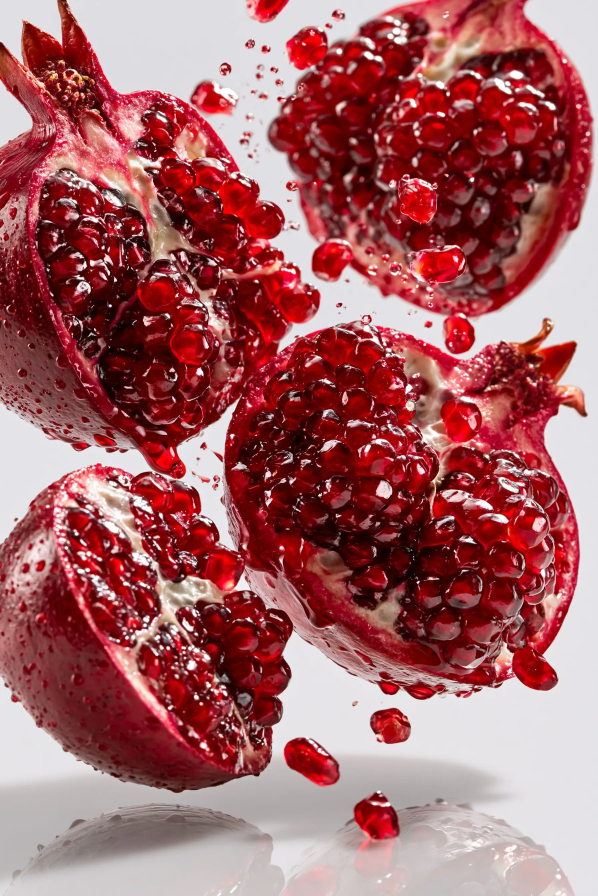
#> input picture build/source-images/pomegranate/hero-splash.webp, 1792 x 2688 px (shown at 1/3 size); its folder holds 8 pictures in this run
$ python prepare_pomegranate.py
#> lines starting #> are read from the running program, lines starting #| are printed output that depends on the picture
#!/usr/bin/env python3
"""
PAYA ORIGIN — pomegranate catalogue asset preparation.

This catalogue is deliberately not built like the kiwi or apple ones. The brief
was bold and image-led, so the grading here is pushed harder than the house
default: deeper blacks, higher saturation in the reds, and crops that go close.
Pomegranate is the one product in the range whose colour can carry a page on
its own, and the document is designed around that.

Resolution governs placement. Only three frames in the library are big enough
to run full-bleed at A4 without going soft (hero-splash and the two 2476 px
Saveh frames); everything else is placed at half-page or smaller, and the
script prints the effective dpi for every asset so the decision is checkable
rather than assumed.

Two source files were deleted rather than used, on the rule this range has
followed since the apple catalogue: a watermark means the licence was not
bought, and retouching it out does not buy one.

  badrud-market.jpg   "IMNA IMAGES / IMNANEWS" across the lower right — a
                      press agency frame.
  ferdows-hand.jpg    another pomegranate exporter's logotype (انار ایران)
                      burnt into the lower left.

Three more are kept in the library but are never placed, because every fruit in
them carries another company's stickers: saveh-crates.jpg, saveh-crates2.jpg
and neyriz-crate.jpg.

Yazd has no photography in the library. Its variety page uses a general frame,
captioned as illustrative — the same treatment the Fuji gap got in the apple
catalogue, and flagged at the bottom of this file.
"""

import os
from PIL import Image, ImageEnhance, ImageFilter

HERE = os.path.dirname(__file__)
SRC = os.path.join(HERE, "source-images", "pomegranate")
OUT = os.path.join(HERE, "..", "design", "assets", "pomegranate")
os.makedirs(OUT, exist_ok=True)


def grade(im, sat=1.12, contrast=1.10, bright=1.0, warmth=0.6, crush=0.0):
    """Push the reds and deepen the shadows — the house grade, turned up."""
    im = im.convert("RGB")
    r, g, b = im.split()
    if warmth:
        r = r.point(lambda v: min(255, int(v * (1 + 0.05 * warmth))))
        b = b.point(lambda v: max(0, int(v * (1 - 0.05 * warmth))))
        im = Image.merge("RGB", (r, g, b))
    if crush:
        # pull the bottom of the tone curve down so blacks sit on the dark page
        gam = 1.0 + crush          # named so it cannot shadow the green channel
        im = Image.merge("RGB", [c.point(lambda v: int((v / 255.0) ** gam * 255)) for c in im.split()])
    im = ImageEnhance.Color(im).enhance(sat)
    im = ImageEnhance.Contrast(im).enhance(contrast)
    return ImageEnhance.Brightness(im).enhance(bright)


def sharpen(im, amount=60):
    return im.filter(ImageFilter.UnsharpMask(radius=1.5, percent=amount, threshold=3))


def place(name, src, aspect, focus=(0.5, 0.5), zoom=1.0, width=1400,
          mm_wide=None, **g):
    """Crop to an aspect, resize, grade. mm_wide reports the effective dpi."""
#> called with name = 'plate-cover', src = 'hero-splash.webp', aspect = (210, 297), focus = (0.5, 0.46), zoom = 1, width = 1800, mm_wide = 210
    im = Image.open(os.path.join(SRC, src)).convert("RGB")
#> im is the input picture: PIL image 1792x2688 RGB; mean R, G, B 165.4, 99.1, 102.2
    W, H = im.size
#> W = 1792; H = 2688
    tw, th = aspect
    target = tw / th
    if W / H > target:
        ch = H / zoom
        cw = ch * target
    else:
        cw = W / zoom
#> cw = 1792
        ch = cw / target
#> ch = 2534.4
    cw, ch = min(cw, W), min(ch, H)
    left = max(0, min(W - cw, focus[0] * W - cw / 2))
#> left = 0
    top = max(0, min(H - ch, focus[1] * H - ch / 2))
#> top = 0
    im = im.crop((int(left), int(top), int(left + cw), int(top + ch)))
#> im: PIL image 1792x2534 RGB

    width = min(width, int(cw))          # never upscale past the source
#> width = 1792
    height = int(width * th / tw)
#> height = 2534
    im = im.resize((width, height), Image.LANCZOS)
    im = sharpen(grade(im, **g))
    im.save(os.path.join(OUT, f"{name}.jpg"), quality=90, optimize=True)

    dpi = f"{width / (mm_wide / 25.4):.0f} dpi @ {mm_wide}mm" if mm_wide else ""
#> dpi = '217 dpi @ 210mm'
    print(f"  {name:<20} {src:<24} {width}x{height:<5} {dpi}")
#|   plate-cover          hero-splash.webp         1792x2534  217 dpi @ 210mm


def main():
    print("preparing pomegranate assets\n")

    # -- FULL-BLEED PLATES ---------------------------------------------------
    # The only three frames that hold up across a whole A4 page.
    place("plate-cover", "hero-splash.webp", (210, 297), focus=(0.5, 0.46),
          width=1800, mm_wide=210, sat=1.06, contrast=1.04, warmth=0.4)
    # The cover runs this as a band with the title on solid ink beneath it. The
    # frame is a light studio shot, so type set over it is unreadable whatever
    # colour it is — the fix is a ground for the type, not a scrim on the photo.
    place("cover-band", "hero-splash.webp", (210, 158), focus=(0.5, 0.30),
          width=1792, mm_wide=210, sat=1.06, contrast=1.04, warmth=0.4)
#|   cover-band           hero-splash.webp         1792x1348  217 dpi @ 210mm
    place("plate-arils", "saveh-arils.jpg", (210, 297), focus=(0.5, 0.5),
          width=1750, mm_wide=210, sat=1.16, contrast=1.12, crush=0.10)
#> call 3 of place, with name = 'plate-arils', src = 'saveh-arils.jpg', aspect = (210, 297), focus = (0.5, 0.5), zoom = 1, width = 1750, mm_wide = 210
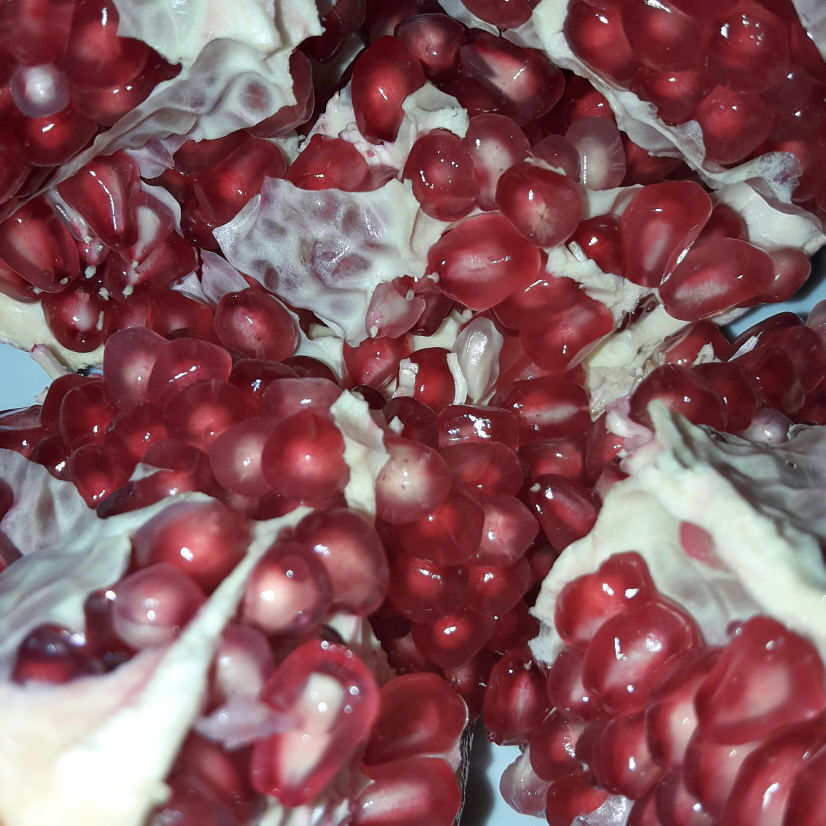
#> input picture build/source-images/pomegranate/saveh-arils.jpg, 2476 x 2476 px (shown at 1/3 size)
#> in place, im is the input picture: PIL image 2476x2476 RGB; mean R, G, B 133.5, 89, 93.8
#> call 3 of grade, with sat = 1.16, contrast = 1.12, bright = 1, warmth = 0.6, crush = 0.1
#> in grade (call 3), `r, g, b = im.split()`:
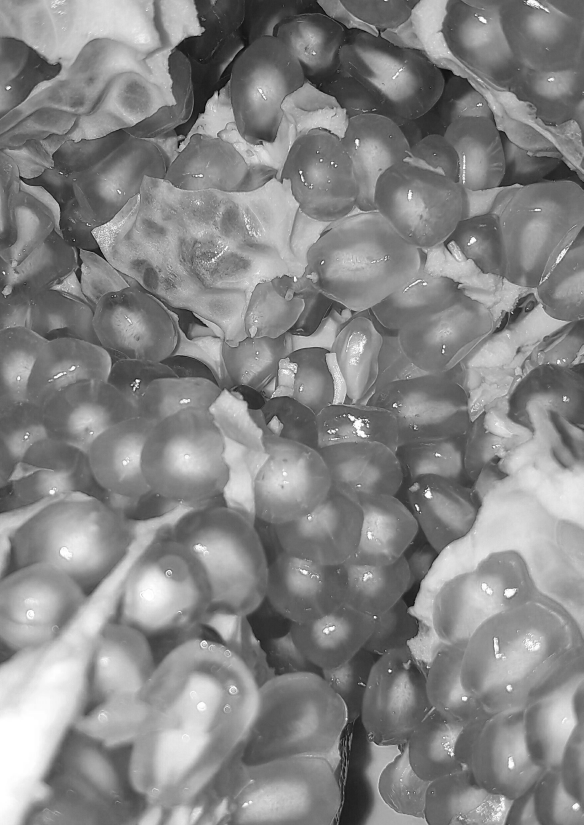
#> r: PIL image 1750x2475 L (shown at 1/3 size); min 0, max 255, mean 133.8
#|   plate-arils          saveh-arils.jpg          1750x2475  212 dpi @ 210mm
    place("plate-field", "saveh-field.jpg", (210, 297), focus=(0.5, 0.55),
          width=1750, mm_wide=210, sat=1.05, contrast=1.06)
#> call 4 of place, with name = 'plate-field', src = 'saveh-field.jpg', aspect = (210, 297), focus = (0.5, 0.55), zoom = 1, width = 1750, mm_wide = 210
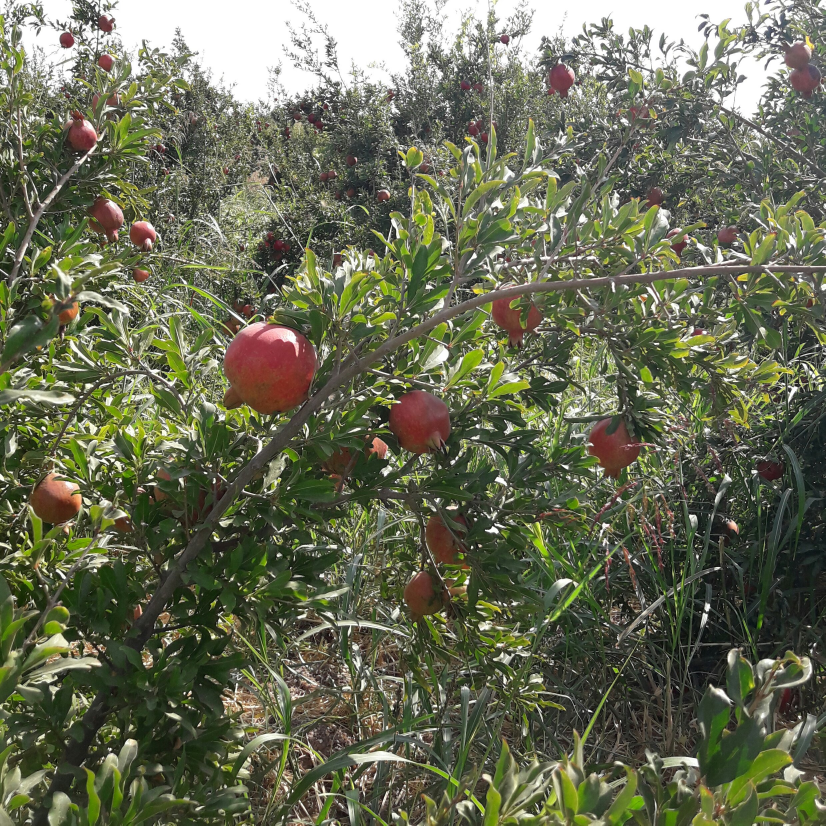
#> input picture build/source-images/pomegranate/saveh-field.jpg, 2476 x 2476 px (shown at 1/3 size)
#> in place, im is the input picture: PIL image 2476x2476 RGB; mean R, G, B 104.4, 108, 84.7
#> call 4 of grade, with sat = 1.05, contrast = 1.06, bright = 1, warmth = 0.6, crush = 0
#> in grade (call 4), `r, g, b = im.split()`:
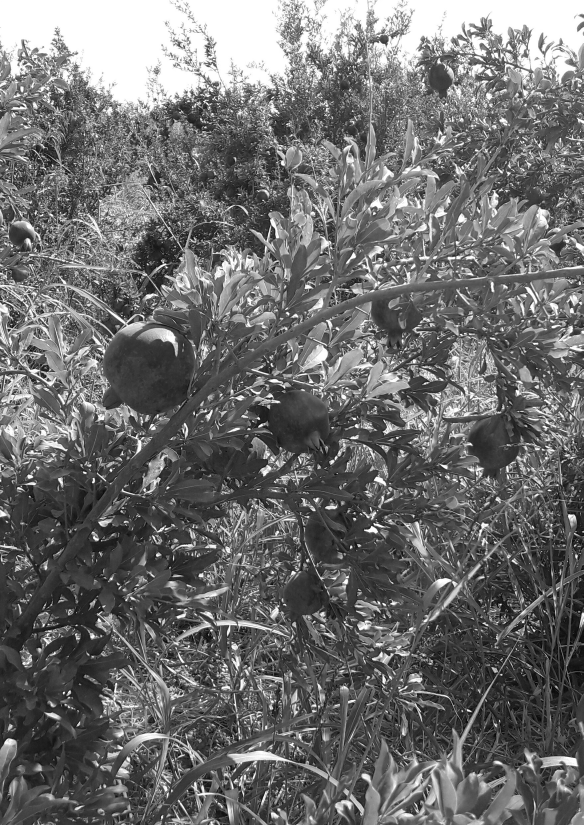
#> g: PIL image 1750x2475 L (shown at 1/3 size); min 0, max 255, mean 110
#> in grade (call 4), `r, g, b = im.split()`:
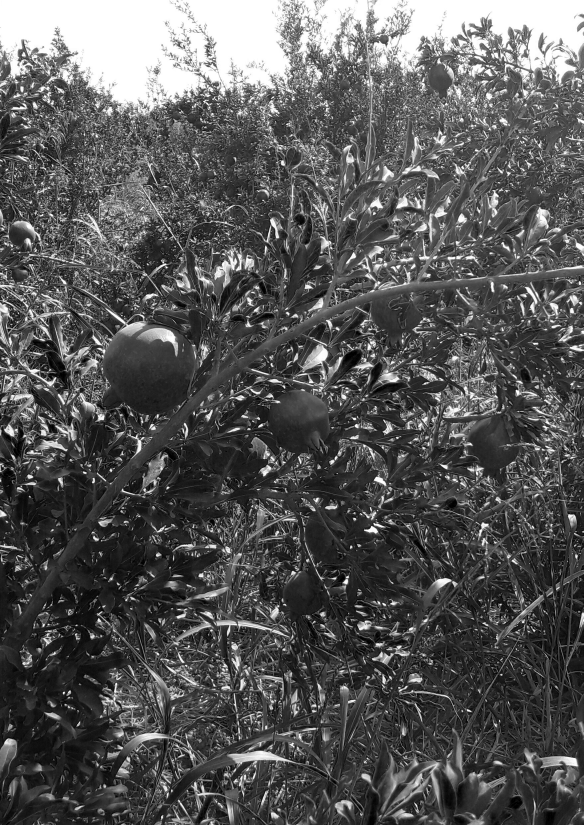
#> b: PIL image 1750x2475 L (shown at 1/3 size); min 0, max 255, mean 87.2
#|   plate-field          saveh-field.jpg          1750x2475  212 dpi @ 210mm

    # -- BANDS ---------------------------------------------------------------
    place("band-arils", "hero-arils.jpg", (16, 6), focus=(0.5, 0.5),
          width=2000, mm_wide=210, sat=1.18, contrast=1.12, crush=0.08)
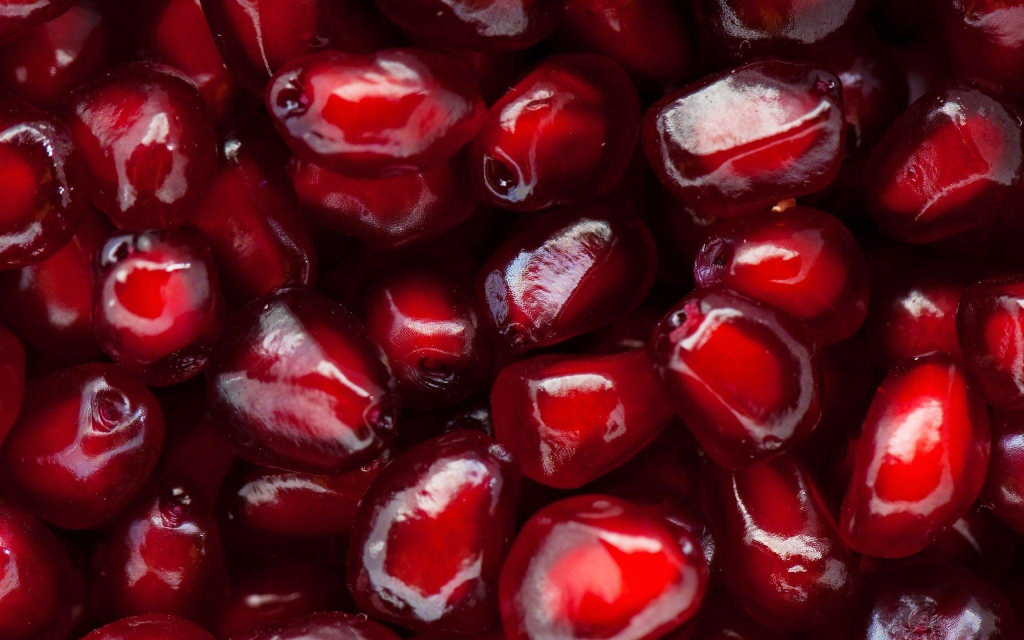
#> input picture build/source-images/pomegranate/hero-arils.jpg, 2048 x 1280 px (shown at 1/2 size)
#> in place, im is the input picture: PIL image 2048x1280 RGB; mean R, G, B 92.1, 20, 28
#> in place (call 5), `im = im.crop((int(left), int(top), int(left + cw), int(top + ch)))`:
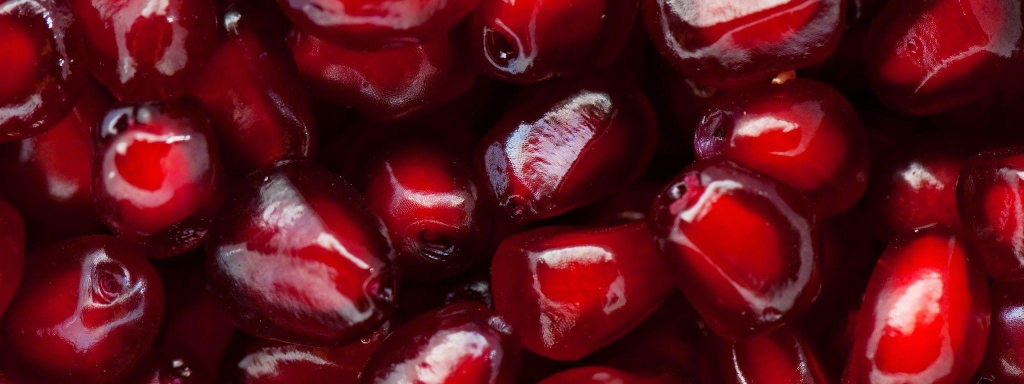
#> im: PIL image 2048x768 RGB (shown at 1/2 size); mean R, G, B 93.9, 19, 27.3
#|   band-arils           hero-arils.jpg           2000x750   242 dpi @ 210mm
    place("band-orchard", "neyriz-orchard-wide.jpg", (16, 6), focus=(0.5, 0.5),
          width=700, mm_wide=105)
    place("band-tree", "ferdows-tree.jpg", (16, 7), focus=(0.5, 0.5),
          width=1189, mm_wide=210, sat=1.06)

    # -- VARIETY FRAMES ------------------------------------------------------
    # A floor-to-ceiling half-page column was the first idea and it fails on
    # arithmetic: cropping a 525x700 frame to 105:297 leaves 247px of width,
    # which is 60 dpi. These are placed at 96mm on a 4:5 crop instead, and the
    # boldness on those pages comes from colour field and type scale — neither
    # of which costs resolution.
    place("var-saveh", "saveh-tree.jpg", (4, 5), focus=(0.5, 0.44),
          width=525, mm_wide=96, sat=1.14, contrast=1.08)
    place("var-neyriz", "neyriz-crate2.jpg", (4, 5), focus=(0.5, 0.5),
          width=525, mm_wide=96, sat=1.12, contrast=1.08)
    place("var-ferdows", "ferdows-large.jpg", (4, 5), focus=(0.5, 0.52),
          width=800, mm_wide=96, sat=1.10, contrast=1.06)
    place("var-yazd", "hero-still.webp", (4, 5), focus=(0.5, 0.48),
          width=800, mm_wide=96, sat=1.12, contrast=1.10, crush=0.06)
    place("var-badrud", "badrud-pile.jpg", (4, 5), focus=(0.5, 0.5),
          width=584, mm_wide=96, sat=1.12, contrast=1.08)

    # -- SUPPORTING FRAMES ---------------------------------------------------
    # The three squares run as a strip beneath the comparison matrix, at 54 mm.
    place("sq-arils-ferdows", "ferdows-arils.jpg", (1, 1), width=800, mm_wide=54,
          sat=1.18, contrast=1.10)
    place("sq-arils-badrud", "badrud-arils.webp", (1, 1), focus=(0.5, 0.5),
          width=470, mm_wide=54, sat=1.16)
    place("sq-hand", "neyriz-hands.jpg", (1, 1), focus=(0.5, 0.5), width=394,
          mm_wide=54, sat=1.10)
    place("sq-halved", "hero-halved.jpg", (1, 1), focus=(0.5, 0.42), width=676,
          mm_wide=70, sat=1.14, contrast=1.08)

    # Packing and handling. Aspects are cut to the slot each one occupies rather
    # than to a tidy 4:3, because a second crop in CSS throws away resolution
    # these sources have none of to spare.
    place("pk-nets", "neyriz-nets.jpg", (120, 74), focus=(0.5, 0.5), width=700,
          mm_wide=120, sat=1.10)
    place("pk-transport", "neyriz-packed2.jpg", (56, 76), focus=(0.5, 0.42),
          width=315, mm_wide=56, sat=1.10)
    place("sc-cut", "neyriz-split.jpg", (6, 7), focus=(0.5, 0.58), width=525,
          mm_wide=96, sat=1.12, contrast=1.06)
    # Named for what it shows. It arrived called "packhouse" and is nothing of
    # the kind — there is no grading or packhouse photography in this library
    # at all, which is the second gap flagged at the foot of this file.
    place("sc-tree-red", "ferdows-packhouse.jpg", (4, 3), focus=(0.5, 0.5),
          width=640, mm_wide=110, sat=1.08)

    place("sc-orchard", "neyriz-orchard.jpg", (4, 5), focus=(0.5, 0.5), width=525,
          mm_wide=70, sat=1.06)
    place("sc-branch", "branch-warm.jpg", (2, 3), focus=(0.5, 0.5), width=408,
          mm_wide=58, sat=1.12)
    place("sc-split-dark", "dark-split.jpg", (2, 3), focus=(0.5, 0.5), width=335,
          mm_wide=54, sat=1.16, crush=0.08)

    print("""
GAPS — flag to the client:

  1. Yazd has no photography in the library. Its variety page uses a general
     frame captioned as illustrative. Yazd is the one variety sold on being
     visibly larger and lighter in skin colour than the rest, so it is the
     variety a photograph would do the most work for.

  2. There is no photography of grading, sorting or a packhouse. The quality
     page therefore argues from the orchard and from packed fruit, and claims
     nothing about a line nobody has photographed.""")


if __name__ == "__main__":
#> (the run stopped early here; a loop or call above may not have finished)
